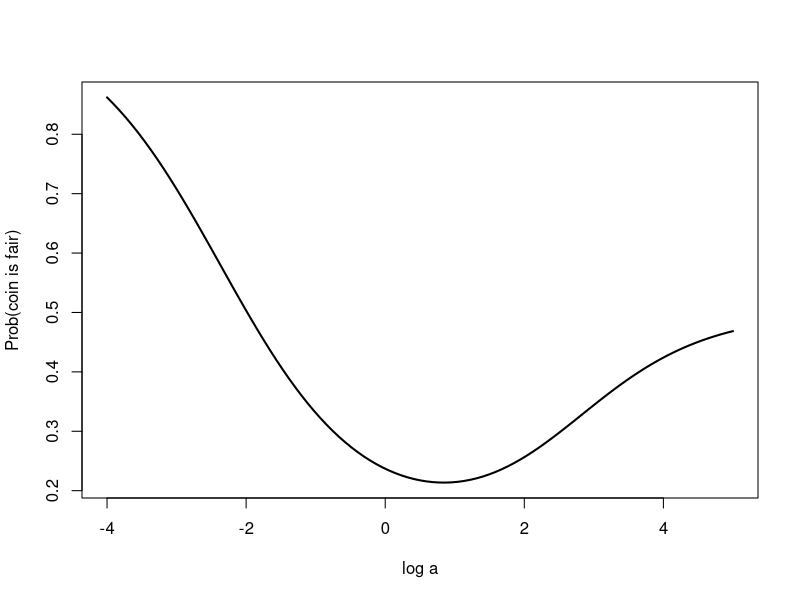

R code for this plot:
#######################################################
# Section 3.6 A Bayesian Test of the Fairness of a Coin
#######################################################

library(LearnBayes)

 pbinom(5, 20, 0.5)

 n = 20
 y = 5
 a = 10
 p = 0.5
 m1 = dbinom(y, n, p) * dbeta(p, a, a)/dbeta(p, a + y, a + n - 
     y)
 lambda = dbinom(y, n, p)/(dbinom(y, n, p) + m1)
 lambda

 pbetat(p,.5,c(a,a),c(y,n-y))

prob.fair=function(log.a)
{
 a = exp(log.a)
 m2 = dbinom(y, n, p) * dbeta(p, a, a)/
             dbeta(p, a + y, a + n - y)
 dbinom(y, n, p)/(dbinom(y, n, p) + m2)
}

n = 20; y = 5; p = 0.5
curve(prob.fair(x), from=-4, to=5, xlab="log a", 
  ylab="Prob(coin is fair)", lwd=2)

S=readline(prompt="Type  <Return>   to continue : ")

 n=20
 y=5
 a=10
 p=.5
 m2=0
 for (k in 0:y)
   m2=m2+dbinom(k,n,p)*dbeta(p,a,a)/dbeta(p,a+k,a+n-k)
 lambda=pbinom(y,n,p)/(pbinom(y,n,p)+m2)
 lambda
